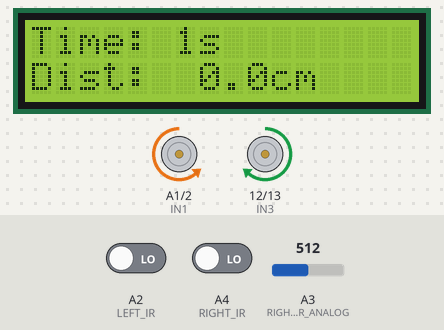
Simulated run of this sketch. Board: Arduino Uno, built with avr-gcc and run on an emulated ATmega328P. On the bench: 16×2 character LCD, motor-driver pin pairs drawn as motors (green arrow = first pin HIGH = forward, orange = second pin HIGH = backward, longer = more drive, scaled by the enable pin). Inputs (shaded band) come from the test bench; at power-on: A2 (LEFT_IR) LOW, A4 (RIGHT_IR) LOW, A3 (RIGHT_ENCODER_ANALOG) = 512.

Above: at 2.2 s.
2.3 s: A2 (LEFT_IR) driven HIGH
At 3.7 s:
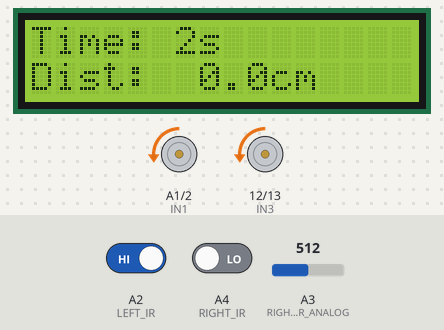
5.3 s: A4 (RIGHT_IR) driven HIGH
At 6.1 s:
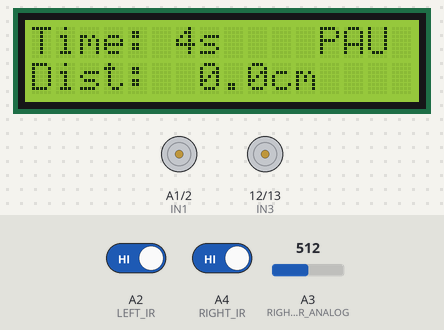
7.1 s: A2 (LEFT_IR) driven LOW
At 8.0 s:
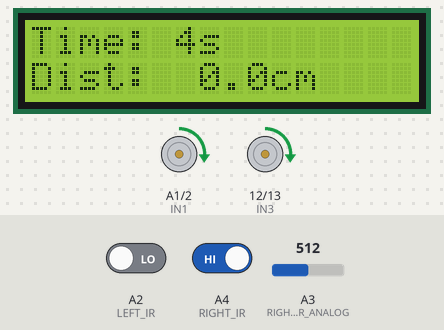
10.1 s: A3 (RIGHT_ENCODER_ANALOG) set to 716
At 11.0 s:
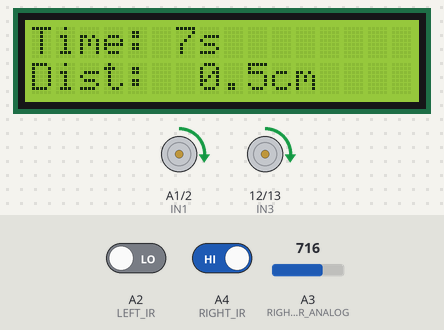
12.7 s: A3 (RIGHT_ENCODER_ANALOG) set to 900
At 13.6 s:
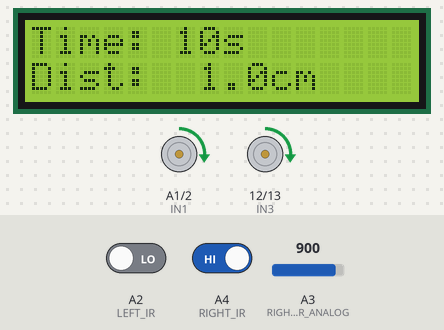
14.8 s: A3 (RIGHT_ENCODER_ANALOG) set to 1023
At 16.1 s:
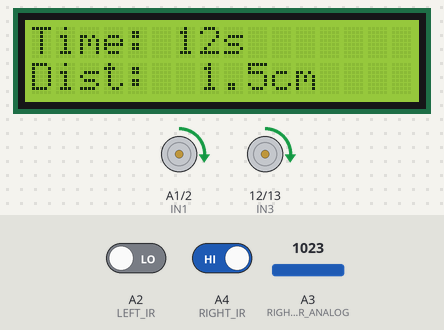
Timing chart, 0 to 17.8 s (numbered marks = the images above; inputs shaded):
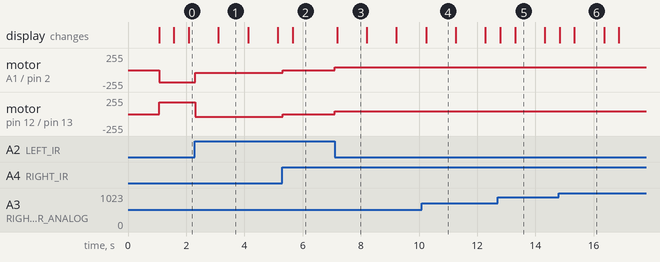

Measured:
- after the input at 2.3 s, motor on A1 (IN1) / pin 2 (IN2): backward 180/255 → backward 44/255 at once; motor on pin 12 (IN3) / pin 13 (IN4): forward 180/255 → backward 44/255 at once
- after the input at 5.3 s, motor on A1 (IN1) / pin 2 (IN2), motor on pin 12 (IN3) / pin 13 (IN4): backward 44/255 → stopped at once; the display: changes after 0.36 s (image 2)
- after the input at 7.1 s, motor on A1 (IN1) / pin 2 (IN2), motor on pin 12 (IN3) / pin 13 (IN4): stopped → forward 44/255 at once; the display: changes after 0.09 s (image 3)
- what the display in image 1 shows lasts 1.0 s, from 3.1 s to 4.1 s

The sketch:

Rotary_Encoder.ino
```cpp
#include <LiquidCrystal.h>

// LCD Keypad Shield pins
LiquidCrystal lcd(8, 9, 4, 5, 6, 7);

// ───────── MOTOR PINS ─────────
const int ENA = 11;
const int IN1 = A1;   // Left motor IN1
const int IN2 = 2;    // Left motor IN2
const int IN3 = 12;   // Right motor IN3
const int IN4 = 13;   // Right motor IN4
const int ENB = 3;    // Right motor speed

// ───────── LINE TRACKING SENSORS ─────────
const int LEFT_IR  = A2;
const int RIGHT_IR = A4;

// ───────── LM393 SPEED SENSORS ─────────
const int LEFT_ENCODER_DIGITAL = 1;   // LEFT sensor DO → Pin 1
const int RIGHT_ENCODER_ANALOG = A3;  // RIGHT sensor AO → A3

// ───────── ENCODER VARIABLES ─────────
volatile unsigned long leftPulseCount = 0;
volatile unsigned long rightPulseCount = 0;
unsigned long lastLeftCount = 0;
unsigned long lastRightCount = 0;
int lastRightAnalogValue = 0;
const int ANALOG_THRESHOLD = 100;

// ───────── ROBOT CONSTANTS ─────────
const float WHEEL_DIAMETER = 6.5;
const float WHEEL_CIRCUMFERENCE = WHEEL_DIAMETER * 3.1416;
const int SLOTS_PER_REVOLUTION = 20;
const float CM_PER_PULSE = WHEEL_CIRCUMFERENCE / SLOTS_PER_REVOLUTION;

// ───────── MOTOR SPEED SETTINGS ─────────
const int BASE_SPEED = 180;      // Base speed for straight
const int TURN_SPEED = 200;      // Faster turns
const int SHARP_TURN_SPEED = 300; // For 90-degree turns

// ───────── LINE FOLLOWING TUNING ─────────
const unsigned long TURN_DELAY = 15;    // Fast response
bool wasOnLine = false;
unsigned long lineLostTime = 0;
const unsigned long LINE_LOST_TIMEOUT = 1000;

// ───────── DISTANCE & TIMER ─────────
float totalDistance = 0.0;
float leftDistance = 0.0;
float rightDistance = 0.0;
unsigned long programStartTime = 0;
unsigned long totalPausedTime = 0;
unsigned long pauseStartTime = 0;
bool isPaused = false;
unsigned long elapsedSeconds = 0;
unsigned long lastDisplayUpdate = 0;
const unsigned long DISPLAY_INTERVAL = 500;

// ───────── 510CM STOP FEATURE ─────────
const float STOP_DISTANCE = 510.0;      // Stop after 510 cm
bool hasStoppedForDistance = false;
bool isStoppingForDistance = false;
unsigned long stopStartTime = 0;
const unsigned long STOP_DURATION = 2000;  // Stop for 2 seconds

// ───────── INTERRUPT FOR LEFT ENCODER ─────────
void leftEncoderISR() {
  leftPulseCount++;
}

// ───────── POLLING FOR RIGHT ENCODER ─────────
void pollRightEncoder() {
  int currentValue = analogRead(RIGHT_ENCODER_ANALOG);
  if (abs(currentValue - lastRightAnalogValue) > ANALOG_THRESHOLD) {
    rightPulseCount++;
    lastRightAnalogValue = currentValue;
  }
}

// ───────── AGGRESSIVE MOTOR FUNCTIONS FOR 90° TURNS ─────────
void moveForward() {
  digitalWrite(IN1, LOW);
  digitalWrite(IN2, HIGH);
  digitalWrite(IN3, HIGH);
  digitalWrite(IN4, LOW);
  analogWrite(ENA, BASE_SPEED);
  analogWrite(ENB, BASE_SPEED);
}

// Pivot turn - one wheel forward, one reverse (for sharp 90° turns)
void pivotLeft() {
  // CORRECTED: Left wheel reverse, Right wheel forward
  digitalWrite(IN1, HIGH);   // Left REVERSE
  digitalWrite(IN2, LOW);
  digitalWrite(IN3, HIGH);   // Right FORWARD
  digitalWrite(IN4, LOW);
  analogWrite(ENA, SHARP_TURN_SPEED);
  analogWrite(ENB, SHARP_TURN_SPEED);
}

void pivotRight() {
  // Left wheel forward, Right wheel reverse
  digitalWrite(IN1, LOW);    // Left FORWARD
  digitalWrite(IN2, HIGH);
  digitalWrite(IN3, LOW);    // Right REVERSE
  digitalWrite(IN4, HIGH);
  analogWrite(ENA, SHARP_TURN_SPEED);
  analogWrite(ENB, SHARP_TURN_SPEED);
}

// Standard turn - one wheel fast, one wheel slow
void turnLeft() {
  digitalWrite(IN1, LOW);
  digitalWrite(IN2, HIGH);   // Left forward slow
  digitalWrite(IN3, HIGH);   // Right forward fast
  digitalWrite(IN4, LOW);
  analogWrite(ENA, BASE_SPEED/2);
  analogWrite(ENB, TURN_SPEED);
}

void turnRight() {
  digitalWrite(IN1, LOW);
  digitalWrite(IN2, HIGH);   // Left forward fast
  digitalWrite(IN3, HIGH);   // Right forward slow
  digitalWrite(IN4, LOW);
  analogWrite(ENA, TURN_SPEED);
  analogWrite(ENB, BASE_SPEED/2);
}

void stopMotors() {
  digitalWrite(IN1, LOW);
  digitalWrite(IN2, LOW);
  digitalWrite(IN3, LOW);
  digitalWrite(IN4, LOW);
  analogWrite(ENA, 0);
  analogWrite(ENB, 0);
}

// ───────── TIMER FUNCTIONS ─────────
void startTimer() {
  if (isPaused) {
    totalPausedTime += millis() - pauseStartTime;
    isPaused = false;
  }
}

void pauseTimer() {
  if (!isPaused) {
    pauseStartTime = millis();
    isPaused = true;
  }
}

unsigned long getElapsedTime() {
  unsigned long currentTime = millis();
  if (isPaused) {
    return (pauseStartTime - programStartTime - totalPausedTime) / 1000;
  } else {
    return (currentTime - programStartTime - totalPausedTime) / 1000;
  }
}

void resetTimer() {
  programStartTime = millis();
  totalPausedTime = 0;
  pauseStartTime = 0;
  isPaused = false;
  elapsedSeconds = 0;
}

// ───────── DISTANCE CALCULATION ─────────
void updateDistance() {
  pollRightEncoder();

  unsigned long currentLeft = leftPulseCount;
  unsigned long currentRight = rightPulseCount;

  unsigned long leftDelta = currentLeft - lastLeftCount;
  unsigned long rightDelta = currentRight - lastRightCount;

  leftDistance += leftDelta * CM_PER_PULSE;
  rightDistance += rightDelta * CM_PER_PULSE;

  totalDistance = (leftDistance + rightDistance) / 2.0;

  lastLeftCount = currentLeft;
  lastRightCount = currentRight;
}

void resetDistance() {
  leftPulseCount = 0;
  rightPulseCount = 0;
  lastLeftCount = 0;
  lastRightCount = 0;
  totalDistance = 0.0;
  leftDistance = 0.0;
  rightDistance = 0.0;
  lastRightAnalogValue = analogRead(RIGHT_ENCODER_ANALOG);
  hasStoppedForDistance = false;
  isStoppingForDistance = false;
}

// ───────── 510CM STOP CHECK ─────────
void check510cmStop() {
  if (!hasStoppedForDistance && !isStoppingForDistance) {
    if (totalDistance >= STOP_DISTANCE) {
      isStoppingForDistance = true;
      hasStoppedForDistance = true;
      stopStartTime = millis();
      stopMotors();
      pauseTimer();

      lcd.clear();
      lcd.setCursor(0, 0);
      lcd.print("510cm Reached!");
      lcd.setCursor(0, 1);
      lcd.print("Wait 2 sec...");
    }
  }

  if (isStoppingForDistance && millis() - stopStartTime >= STOP_DURATION) {
    isStoppingForDistance = false;
    startTimer();
    lcd.clear();
    lastDisplayUpdate = millis();
  }
}

// ───────── IMPROVED LINE FOLLOWING WITH 90° TURN DETECTION ─────────
void followLine(int leftVal, int rightVal) {
  static int lastLeft = 0;
  static int lastRight = 0;

  bool lineJustLost = (lastLeft == 1 || lastRight == 1) && (leftVal == 0 && rightVal == 0);

  if (lineJustLost) {
    lineLostTime = millis();
  }

  lastLeft = leftVal;
  lastRight = rightVal;

  if (leftVal == 0 && rightVal == 0) {
    // Both sensors see WHITE - line NOT detected

    // Check for 90° turn (line lost for >200ms)
    if (wasOnLine && (millis() - lineLostTime > 150)) {
      // 90° TURN DETECTED - Use pivot turn
      if (lastLeft == 1) {
        // Last saw line on LEFT → Pivot RIGHT to find it
        pivotRight();
      } else if (lastRight == 1) {
        // Last saw line on RIGHT → Pivot LEFT to find it
        pivotLeft();
      }
    }
    else if (wasOnLine && (millis() - lineLostTime <= 200)) {
      // Recently lost line - gentle search turn
      if (lastLeft == 1) {
        turnRight();
      } else if (lastRight == 1) {
        turnLeft();
      }
    }
    else {
      // Normal forward - line centered
      moveForward();
    }

    startTimer();
  }
  else if (leftVal == 1 && rightVal == 0) {
    // Left sensor on line - PIVOT RIGHT for sharp correction
    pivotRight();
    wasOnLine = true;
    lineLostTime = 0;
    startTimer();
  }
  else if (leftVal == 0 && rightVal == 1) {
    // Right sensor on line - PIVOT LEFT for sharp correction
    pivotLeft();
    wasOnLine = true;
    lineLostTime = 0;
    startTimer();
  }
  else if (leftVal == 1 && rightVal == 1) {
    // Both sensors on line (intersection)
    stopMotors();
    pauseTimer();
    wasOnLine = true;
    lineLostTime = 0;
  }

  // Update wasOnLine for next iteration
  if (leftVal == 0 && rightVal == 0) {
    wasOnLine = false;
  }
}

// ───────── DISPLAY FUNCTIONS ─────────
void updateDisplay() {
  elapsedSeconds = getElapsedTime();
  updateDistance();

  if (isStoppingForDistance) {
    unsigned long timeLeft = STOP_DURATION - (millis() - stopStartTime);
    lcd.setCursor(0, 1);
    lcd.print("Resume in ");
    lcd.print((timeLeft + 999) / 1000);
    lcd.print("s   ");
    return;
  }

  if (millis() - lastDisplayUpdate >= DISPLAY_INTERVAL) {
    lastDisplayUpdate = millis();

    lcd.clear();

    // Line 1: Time
    lcd.setCursor(0, 0);
    lcd.print("Time: ");
    lcd.print(elapsedSeconds);
    lcd.print("s");

    // Show if paused
    if (isPaused && !isStoppingForDistance) {
      lcd.setCursor(12, 0);
      lcd.print("PAU");
    }

    // Line 2: Distance
    lcd.setCursor(0, 1);
    lcd.print("Dist: ");

    if (totalDistance < 100) {
      if (totalDistance < 10) lcd.print(" ");
      lcd.print(totalDistance, 1);
      lcd.print("cm");
    } else {
      lcd.print(totalDistance / 100.0, 1);
      lcd.print("m");
    }

    // Show "510D" after completing stop
    if (hasStoppedForDistance) {
      lcd.setCursor(12, 0);
      lcd.print("510");
    }
  }
}

void resetAll() {
  resetTimer();
  resetDistance();
  wasOnLine = false;
  lineLostTime = 0;
}

// ───────── SETUP ─────────
void setup() {
  // Motor pins
  pinMode(ENA, OUTPUT);
  pinMode(IN1, OUTPUT);
  pinMode(IN2, OUTPUT);
  pinMode(IN3, OUTPUT);
  pinMode(IN4, OUTPUT);
  pinMode(ENB, OUTPUT);

  // Line sensors
  pinMode(LEFT_IR, INPUT);
  pinMode(RIGHT_IR, INPUT);

  // Encoder setup
  pinMode(LEFT_ENCODER_DIGITAL, INPUT_PULLUP);
  pinMode(RIGHT_ENCODER_ANALOG, INPUT);

  // Attach interrupt
  attachInterrupt(digitalPinToInterrupt(LEFT_ENCODER_DIGITAL), leftEncoderISR, FALLING);

  // LCD Setup
  lcd.begin(16, 2);
  lcd.clear();
  lcd.setCursor(4, 0);
  lcd.print("READY");
  delay(1000);

  // Initialize
  resetAll();
  lastDisplayUpdate = millis();
  lastRightAnalogValue = analogRead(RIGHT_ENCODER_ANALOG);

  // Show initial display
  lcd.clear();
  lcd.setCursor(0, 0);
  lcd.print("Time: 0s");
  lcd.setCursor(0, 1);
  lcd.print("Dist: 0.0cm");
}

// ───────── MAIN LOOP ─────────
void loop() {
  // Check if we need to stop at 510cm
  check510cmStop();

  if (isStoppingForDistance) {
    delay(100);
    return;
  }

  int leftVal  = digitalRead(LEFT_IR);
  int rightVal = digitalRead(RIGHT_IR);

  // Use aggressive line following with 90° turn detection
  followLine(leftVal, rightVal);

  updateDisplay();

  delay(TURN_DELAY);
} 
```
